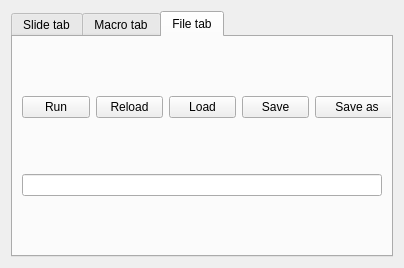
<?xml version="1.0" encoding="UTF-8"?>
<ui version="4.0">
 <class>ScriptEditor</class>
 <widget class="QWidget" name="ScriptEditor">
  <property name="enabled">
   <bool>true</bool>
  </property>
  <property name="geometry">
   <rect>
    <x>0</x>
    <y>0</y>
    <width>404</width>
    <height>268</height>
   </rect>
  </property>
  <property name="minimumSize">
   <size>
    <width>200</width>
    <height>0</height>
   </size>
  </property>
  <property name="windowTitle">
   <string>Form</string>
  </property>
  <layout class="QVBoxLayout" name="verticalLayout_2">
   <item>
    <widget class="QTabWidget" name="modeTabWidget">
     <property name="sizePolicy">
      <sizepolicy hsizetype="Expanding" vsizetype="MinimumExpanding">
       <horstretch>0</horstretch>
       <verstretch>0</verstretch>
      </sizepolicy>
     </property>
     <property name="maximumSize">
      <size>
       <width>16777215</width>
       <height>1000000</height>
      </size>
     </property>
     <property name="accessibleName">
      <string notr="true"/>
     </property>
     <property name="currentIndex">
      <number>2</number>
     </property>
     <widget class="QWidget" name="slideTab">
      <property name="accessibleDescription">
       <string/>
      </property>
      <attribute name="title">
       <string notr="true">Slide tab</string>
      </attribute>
      <layout class="QVBoxLayout" name="verticalLayout_4">
       <item>
        <layout class="QVBoxLayout" name="slideVerticalLayout">
         <item>
          <layout class="QHBoxLayout" name="horizontalLayout_4">
           <item>
            <widget class="QPushButton" name="slideRunButton">
             <property name="text">
              <string>Run</string>
             </property>
             <property name="icon">
              <iconset resource="../vym.qrc">
               <normaloff>:/script-run.svg</normaloff>:/script-run.svg</iconset>
             </property>
             <property name="shortcut">
              <string/>
             </property>
            </widget>
           </item>
           <item>
            <spacer name="horizontalSpacer">
             <property name="orientation">
              <enum>Qt::Horizontal</enum>
             </property>
             <property name="sizeHint" stdset="0">
              <size>
               <width>40</width>
               <height>20</height>
              </size>
             </property>
            </spacer>
           </item>
           <item>
            <widget class="QPushButton" name="slideSaveButton">
             <property name="text">
              <string>Save to selected slide</string>
             </property>
             <property name="icon">
              <iconset theme="document-save">
               <normaloff>.</normaloff>.</iconset>
             </property>
             <property name="shortcut">
              <string/>
             </property>
            </widget>
           </item>
          </layout>
         </item>
        </layout>
       </item>
      </layout>
     </widget>
     <widget class="QWidget" name="macroTab">
      <property name="enabled">
       <bool>true</bool>
      </property>
      <attribute name="title">
       <string notr="true">Macro tab</string>
      </attribute>
      <layout class="QVBoxLayout" name="verticalLayout_3">
       <item>
        <layout class="QVBoxLayout" name="macroVerticalLayout">
         <item>
          <layout class="QHBoxLayout" name="horizontalLayout_2">
           <item>
            <widget class="QPushButton" name="macroRunButton">
             <property name="text">
              <string>Run</string>
             </property>
             <property name="icon">
              <iconset resource="../vym.qrc">
               <normaloff>:/script-run.svg</normaloff>:/script-run.svg</iconset>
             </property>
            </widget>
           </item>
           <item>
            <spacer name="horizontalSpacer_2">
             <property name="orientation">
              <enum>Qt::Horizontal</enum>
             </property>
             <property name="sizeHint" stdset="0">
              <size>
               <width>410</width>
               <height>13</height>
              </size>
             </property>
            </spacer>
           </item>
           <item>
            <widget class="QPushButton" name="macroLoadButton">
             <property name="text">
              <string>Reload</string>
             </property>
             <property name="icon">
              <iconset theme="view-refresh">
               <normaloff>.</normaloff>.</iconset>
             </property>
            </widget>
           </item>
           <item>
            <widget class="QPushButton" name="macroSaveButton">
             <property name="text">
              <string>Save</string>
             </property>
             <property name="icon">
              <iconset theme="document-save">
               <normaloff>.</normaloff>.</iconset>
             </property>
            </widget>
           </item>
          </layout>
         </item>
        </layout>
       </item>
       <item>
        <widget class="QLineEdit" name="macroPathLineEdit">
         <property name="minimumSize">
          <size>
           <width>0</width>
           <height>0</height>
          </size>
         </property>
         <property name="inputMask">
          <string/>
         </property>
         <property name="text">
          <string notr="true"/>
         </property>
         <property name="frame">
          <bool>false</bool>
         </property>
         <property name="alignment">
          <set>Qt::AlignLeading|Qt::AlignLeft|Qt::AlignVCenter</set>
         </property>
         <property name="readOnly">
          <bool>true</bool>
         </property>
        </widget>
       </item>
      </layout>
     </widget>
     <widget class="QWidget" name="fileTab">
      <attribute name="title">
       <string notr="true">File tab</string>
      </attribute>
      <layout class="QVBoxLayout" name="verticalLayout">
       <item>
        <layout class="QVBoxLayout" name="fileVerticalLayout">
         <item>
          <layout class="QHBoxLayout" name="fileButtonLayout">
           <item>
            <widget class="QPushButton" name="fileRunButton">
             <property name="text">
              <string>Run</string>
             </property>
             <property name="icon">
              <iconset resource="../vym.qrc">
               <normaloff>:/script-run.svg</normaloff>:/script-run.svg</iconset>
             </property>
            </widget>
           </item>
           <item>
            <spacer name="horizontalSpacer_4">
             <property name="orientation">
              <enum>Qt::Horizontal</enum>
             </property>
             <property name="sizeHint" stdset="0">
              <size>
               <width>369</width>
               <height>20</height>
              </size>
             </property>
            </spacer>
           </item>
           <item>
            <widget class="QPushButton" name="fileReloadButton">
             <property name="text">
              <string>Reload</string>
             </property>
             <property name="icon">
              <iconset theme="view-refresh">
               <normaloff>.</normaloff>.</iconset>
             </property>
            </widget>
           </item>
           <item>
            <widget class="QPushButton" name="fileLoadButton">
             <property name="text">
              <string>Load</string>
             </property>
             <property name="icon">
              <iconset resource="../vym.qrc">
               <normaloff>:/fileopen.png</normaloff>:/fileopen.png</iconset>
             </property>
            </widget>
           </item>
           <item>
            <widget class="QPushButton" name="fileSaveButton">
             <property name="text">
              <string>Save</string>
             </property>
             <property name="icon">
              <iconset theme="document-save">
               <normaloff>.</normaloff>.</iconset>
             </property>
            </widget>
           </item>
           <item>
            <widget class="QPushButton" name="fileSaveAsButton">
             <property name="sizePolicy">
              <sizepolicy hsizetype="Fixed" vsizetype="Fixed">
               <horstretch>0</horstretch>
               <verstretch>0</verstretch>
              </sizepolicy>
             </property>
             <property name="minimumSize">
              <size>
               <width>84</width>
               <height>0</height>
              </size>
             </property>
             <property name="text">
              <string>Save as</string>
             </property>
             <property name="icon">
              <iconset theme="document-save-as">
               <normaloff>.</normaloff>.</iconset>
             </property>
            </widget>
           </item>
          </layout>
         </item>
        </layout>
       </item>
       <item>
        <widget class="QLineEdit" name="scriptPathLineEdit">
         <property name="enabled">
          <bool>true</bool>
         </property>
         <property name="readOnly">
          <bool>true</bool>
         </property>
        </widget>
       </item>
      </layout>
     </widget>
    </widget>
   </item>
  </layout>
 </widget>
 <resources>
  <include location="../vym.qrc"/>
 </resources>
 <connections/>
</ui>
